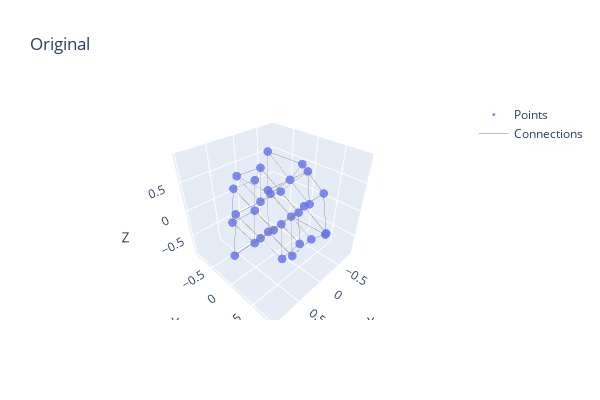
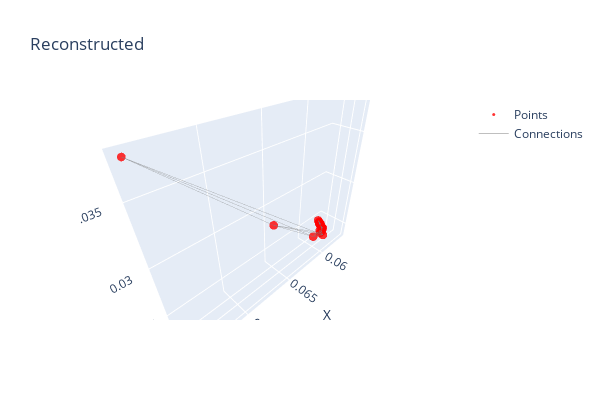

Notebook code for these charts, in order:
### Code cell
fig_original = plot_point_cloud_3d(
    original_points[0][:, :3],  # Take only XYZ coordinates
    n_connections=3,
    title='Original',
    point_size=3, 
)
fig_original.update_layout(
    width=600,  
    height=400 
)
fig_original.show()

# Visualize reconstructed points (first sample)
fig_reconstructed = plot_point_cloud_3d(
    reconstructed_points[0][:, :3],  # Take only XYZ coordinates
    n_connections=3,
    title='Reconstructed',
    point_size=3,
    color='red'
)
fig_reconstructed.update_layout(
    width=600,  
    height=400
)
fig_reconstructed.show()

### Figure 1 — Plotly figure (JSON) as saved in the notebook; plotly's stock layout.template omitted (floating-point values rounded to 4 significant figures; data arrays with more than 128 entries replaced by an {"elided": "..."} marker saying what was removed)
{"data": [{"marker": {"opacity": 0.8, "size": 3}, "mode": "markers", "name": "Points", "type": "scatter3d", "x": [-0.3546, -0.392, -0.6942, -0.5285, -0.4413, -0.8297, -0.3643, 0.3643, -0.05229, 0.2002, -0.1893, 0.503, 0.2502, -0.3052, 0.1632, -0.2265, 0.1132, 0.3283, -0.1393, 0.4158, -0.06213, 0.02581, -0.2763, 0.1893, 0.2769, -0.1135, -0.02654, 0.6679, 0.9712, 0.5803, -0.1966, 0.1428], "y": [-0.9223, 0.1795, -0.1332, 0.2124, -0.355, -0.1003, 0.557, -0.4862, -0.6098, -0.8315, -0.5764, -0.5193, -0.2972, -0.3879, 0.2701, 0.525, -0.2645, 0.6153, -0.04239, 0.04808, 0.8697, 0.3028, -0.009937, 0.6468, 0.07984, 0.3329, -0.2311, -0.1743, 0.1382, 0.3928, 0.7801, -0.009017], "z": [0.03444, -0.8371, -0.4643, -0.03729, -0.001789, 0.3354, 0.3916, 0.5512, -0.339, 0.124, 0.462, -0.2492, -0.7116, -0.8013, -0.7471, -0.4099, 0.08818, -0.3194, -0.3746, -0.2845, 0.01862, 0.05316, 0.426, 0.4817, 0.5155, 0.8555, 0.8915, 0.1781, -0.1942, 0.1433, -0.1387, 0.3599]}, {"line": {"color": "gray", "width": 1}, "mode": "lines", "name": "Connections", "opacity": 0.5, "type": "scatter3d", "x": {"elided": "288 float values"}, "y": {"elided": "288 float values"}, "z": {"elided": "288 float values"}}], "layout": {"height": 400, "scene": {"aspectmode": "data", "xaxis": {"title": {"text": "X"}}, "yaxis": {"title": {"text": "Y"}}, "zaxis": {"title": {"text": "Z"}}}, "title": {"text": "Original"}, "width": 600}}

### Figure 2 — Plotly figure (JSON) as saved in the notebook; plotly's stock layout.template omitted (floating-point values rounded to 4 significant figures; data arrays with more than 128 entries replaced by an {"elided": "..."} marker saying what was removed)
{"data": [{"marker": {"color": "red", "colorscale": [[0, "#440154"], [0.1111, "#482878"], [0.2222, "#3e4989"], [0.3333, "#31688e"], [0.4444, "#26828e"], [0.5556, "#1f9e89"], [0.6667, "#35b779"], [0.7778, "#6ece58"], [0.8889, "#b5de2b"], [1, "#fde725"]], "opacity": 0.8, "size": 3}, "mode": "markers", "name": "Points", "type": "scatter3d", "x": [0.0568, 0.05747, 0.05755, 0.05707, 0.05693, 0.05696, 0.05732, 0.0568, 0.05696, 0.06184, 0.05766, 0.06609, 0.05756, 0.07436, 0.05752, 0.05666, 0.05825, 0.05689, 0.05724, 0.05697, 0.05694, 0.05891, 0.05734, 0.05723, 0.05704, 0.05716, 0.05877, 0.05767, 0.05676, 0.05932, 0.05676, 0.05744], "y": [0.06845, 0.0693, 0.06917, 0.06874, 0.06858, 0.06857, 0.06921, 0.06862, 0.06877, 0.07123, 0.06951, 0.07034, 0.06929, 0.06853, 0.06925, 0.06819, 0.06984, 0.06857, 0.06929, 0.06867, 0.06867, 0.07008, 0.06916, 0.06893, 0.06881, 0.06872, 0.06989, 0.06946, 0.06846, 0.07069, 0.06862, 0.0693], "z": [0.02401, 0.02411, 0.02424, 0.02402, 0.02395, 0.02403, 0.02397, 0.02387, 0.02393, 0.02658, 0.02405, 0.0298, 0.02418, 0.03751, 0.02418, 0.024, 0.0243, 0.02396, 0.02387, 0.024, 0.02391, 0.02462, 0.024, 0.02403, 0.02396, 0.02409, 0.02469, 0.024, 0.02389, 0.02494, 0.02377, 0.02398]}, {"line": {"color": "gray", "width": 1}, "mode": "lines", "name": "Connections", "opacity": 0.5, "type": "scatter3d", "x": {"elided": "288 float values"}, "y": {"elided": "288 float values"}, "z": {"elided": "288 float values"}}], "layout": {"height": 400, "scene": {"aspectmode": "data", "xaxis": {"title": {"text": "X"}}, "yaxis": {"title": {"text": "Y"}}, "zaxis": {"title": {"text": "Z"}}}, "title": {"text": "Reconstructed"}, "width": 600}}
